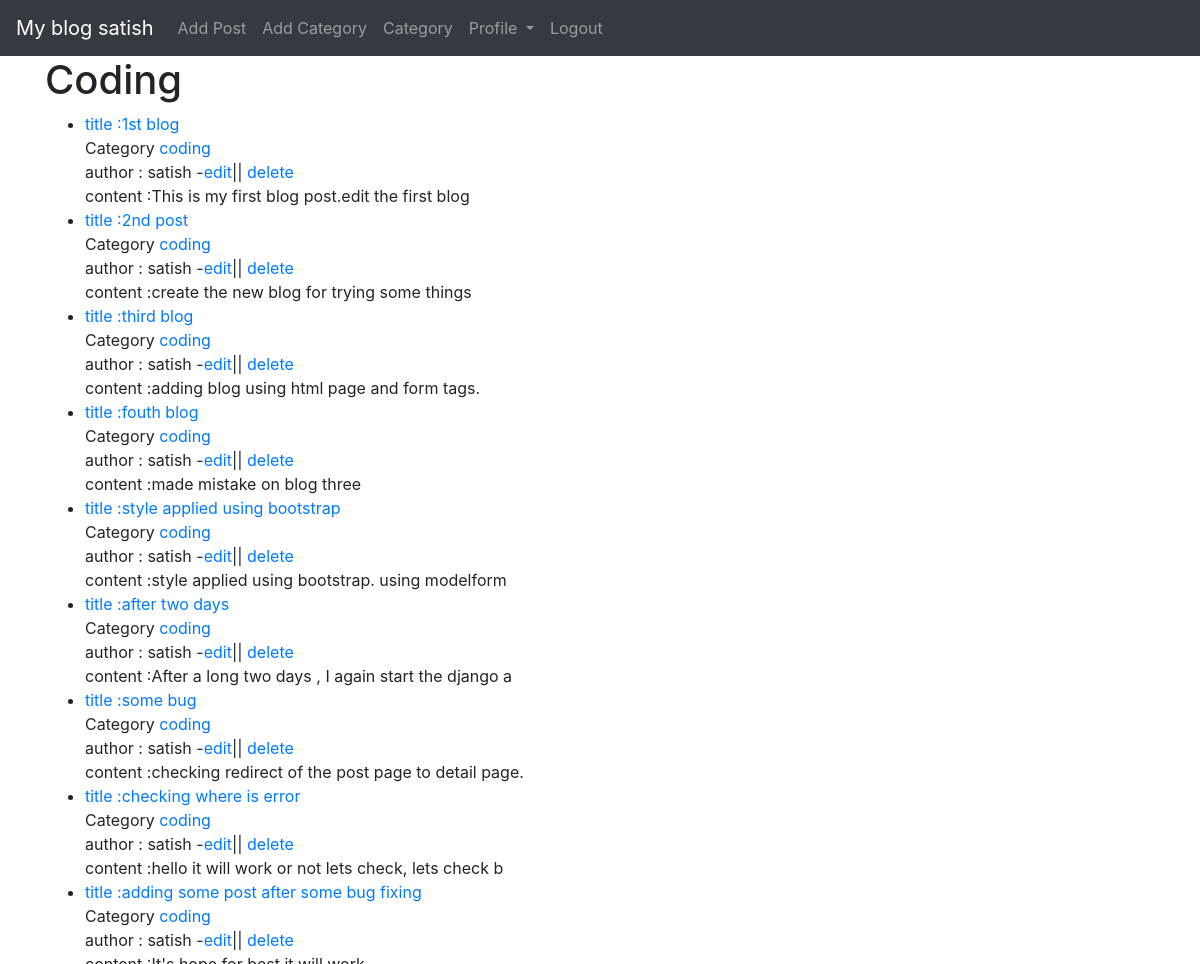
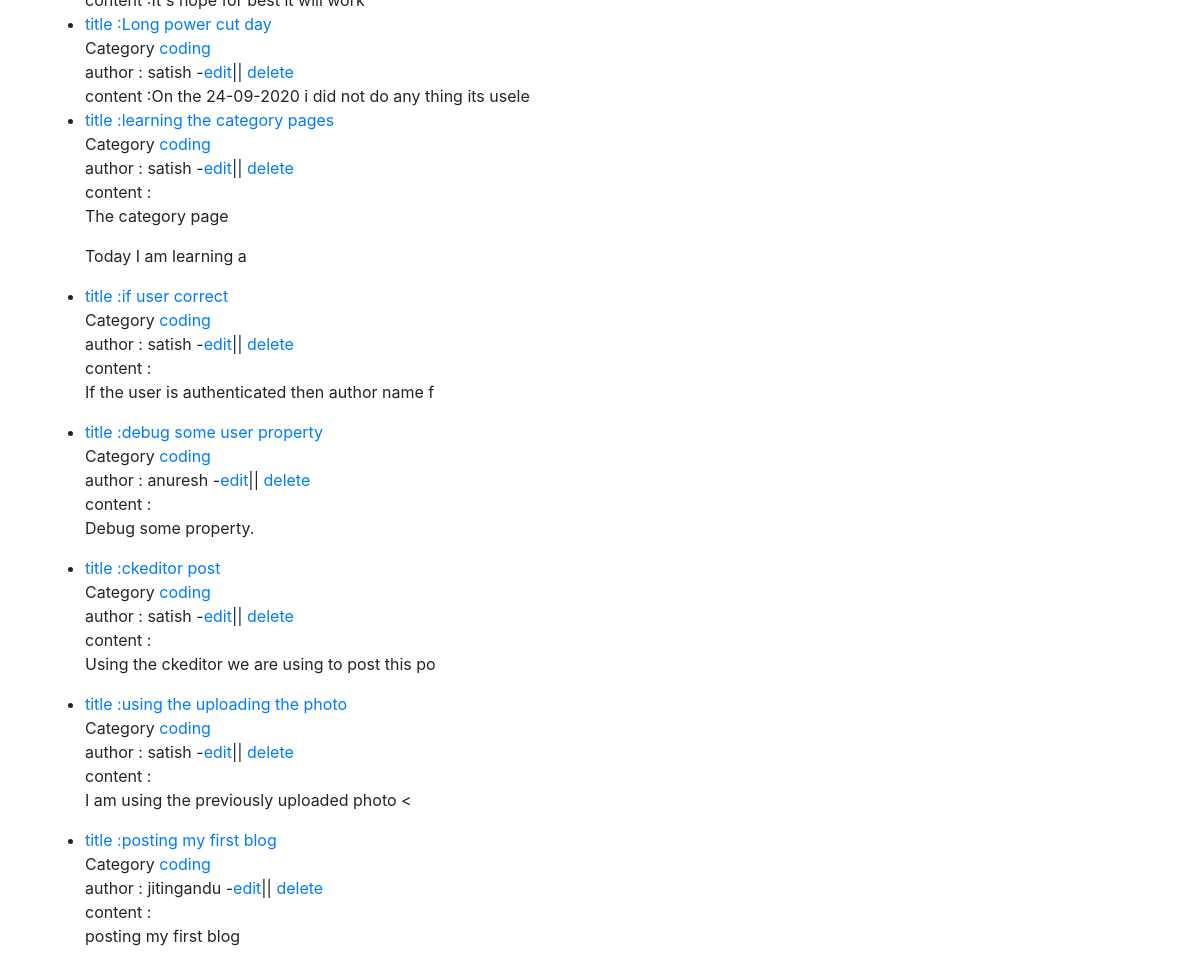
Page /category/coding/ (signed in) on the committed database (2 pictures, top to bottom).
### theblog/models.py (models this page shows, shortened)
class Post(models.Model):
    title = models.CharField(max_length=255)
    title_tag = models.CharField(max_length=60)
    author = models.ForeignKey(User,on_delete=models.CASCADE)
    category = models.CharField(max_length=100)
    body = RichTextField(blank=True,null=True)
    post_date = models.DateField(auto_now_add=True)
    snippet = models.CharField(max_length=300)
    likes = models.ManyToManyField(User, related_name="blog_post")
    header_image = models.ImageField(null=True, blank=True , upload_to="image/")

### theblog/views.py (the view)
# urls.py: path('category/<str:cats>/', views.categoryViews,name="categoryViews"),
def categoryViews(request,cats):
    Category_posts = Post.objects.filter(category=cats.replace('-',' '))
    return render (request,'category.html',{"cats":cats.title().replace('-',' '), "category_post":Category_posts})

### theblog/templates/category.html (shortened to what this page needs)
{% extends 'base.html' %}
{% block content %}
<h1>{{ cats }}</h1>
<ul>
    {% for post in category_post %}
        <li>
            <a href="{% url 'home:detail' post.pk %}"> title :{{ post.title }}</a><br>Category <a href="{% url 'home:categoryViews' post.category %}">{{post.category}}</a><br>
            author :  {{ post.author}}
            {% if user.is_authenticated %}
                -<a href="{% url 'home:update' post.pk%}">edit</a>|| <a href="{% url 'home:delete' post.pk%}">delete</a> <br>
            {% endif %}
            content :{{ post.body|slice:"50"|safe }}
        </li>
    {% empty %}
        <p>No blog is post on tag of {{cats}}</p>
    {% endfor %}
</ul>
{% endblock %}

### theblog/templates/base.html (shortened to what this page needs)
<!DOCTYPE html>
<html lang="en">
  <head>
    <link rel="stylesheet" href="https://stackpath.bootstrapcdn.com/bootstrap/4.5.2/css/bootstrap.min.css">
  </head>
  <body>
    <nav class="navbar navbar-expand-lg navbar-dark bg-dark">
        <a class="navbar-brand" href="{% url 'home:home' %}">My blog
          {% if user.is_authenticated %}
            {{user.username}}
          {% endif %}
        </a>
        <div class="collapse navbar-collapse" id="navbarSupportedContent">
          <ul class="navbar-nav mr-auto">
            {% if user.is_authenticated %}
              <li class="nav-item">
                <a class="nav-link" href="{% url 'home:addPost' %}">Add Post</a>
              </li>
              <li class="nav-item">
                <a class="nav-link" href="{% url 'home:addCategory' %}">Add Category</a>
              </li>
              <li class="nav-item">
                <a class="nav-link" href="{% url 'home:category' %}">Category</a>
              </li>
              <li class="nav-item dropdown">
                <a class="nav-link dropdown-toggle" href="#" id="navbarDropdown" role="button" data-toggle="dropdown" aria-haspopup="true" aria-expanded="false">
                  Profile
                </a>
                </li>
              <li class="nav-item">
                <a class="nav-link" href="{% url 'logout' %}">Logout</a>
              </li>
            {% endif %}
          </ul>
        </div>
      </nav>
    <div class="container">
        {% block content %}
        {% endblock %}
    </div>
  </body>
</html>

### rows in the picture
Post: title "1st blog", category "coding", author "satish", body "This is my first blog post.edit the first blog"
Post: title "2nd post", category "coding", author "satish", body "create the new blog for trying some things"
Post: title "third blog", category "coding", author "satish", body "adding blog using html page and form tags."
Post: title "fouth blog", category "coding", author "satish", body "made mistake on blog three"
Post: title "style applied using bootstrap", category "coding", author "satish", body "style applied using bootstrap. using modelform"
Post: title "after two days", category "coding", author "satish", body "After a long two days , I again start the django a"
Post: title "some bug", category "coding", author "satish", body "checking redirect of the post page to detail page."
Post: title "checking where is error", category "coding", author "satish", body "hello it will work or not lets check, lets check b"
Post: title "adding some post after some bug fixing", category "coding", author "satish", body "It's hope for best it will work"
Post: title "Long power cut day", category "coding", author "satish", body "On the 24-09-2020 i did not do any thing its usele"
Post: title "learning the category pages", category "coding", author "satish", body "The category page Today I am learning a"
Post: title "if user correct", category "coding", author "satish", body "If the user is authenticated then author name f"
Post: title "debug some user property", category "coding", author "anuresh", body "Debug some property."
Post: title "ckeditor post", category "coding", author "satish", body "Using the ckeditor we are using to post this po"
Post: title "using the uploading the photo", category "coding", author "satish", body "I am using the previously uploaded photo <"
Post: title "posting my first blog", category "coding", author "jitingandu", body "posting my first blog"

### other values in the picture
{{ user.username }} "satish"
{{ cats }} "Coding"
